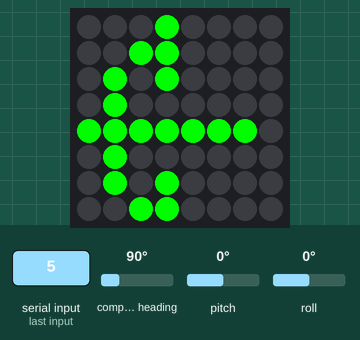
Bench run of a program on a simulated Raspberry Pi (BCM pin numbers) with a Sense HAT. Parts: the Sense HAT's 8×8 RGB LED matrix. Inputs (shaded band) come from the test bench; at power-on: compass heading 90°, pitch 0°, roll 0°. Random numbers come from a fixed seed; the Sense HAT reports a negative pitch or roll as 360° plus the angle; the clock reads 2024-03-15 10:24:30 at power-on unless the program sets it; what the program prints to the terminal is not drawn.

1.3 s: "5" typed at the terminal, then Enter
Above: at 5.3 s.
Timing chart, 0 to 6.8 s (numbered marks = the images above; inputs shaded):
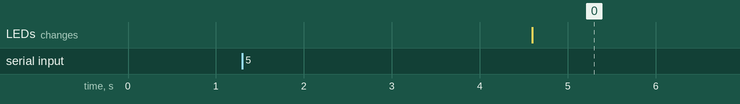

Measured:
- after the input at 1.3 s, the LEDs: change after 3.3 s (image 0)

The program:

sense_hat_arrow_game.py
```python
# sense_hat_arrow_game.py
"""
Juego de reflejos con Sense HAT para Raspberry Pi
- Muestra una flecha en una dirección aleatoria (arriba, abajo, izquierda, derecha)
- El jugador debe inclinar la Raspberry Pi en la dirección de la flecha
- Mide el tiempo de reacción
- Al final muestra el promedio de reflejos y una tabla de clasificación local
"""
import time
import random
import os
from sense_hat import SenseHat

# Configuración
DIRECCIONES = ['arriba', 'abajo', 'izquierda', 'derecha']
FLECHAS = {
    'arriba': [
        [0,0,0,0,1,0,0,0],
        [0,0,0,1,1,0,0,0],
        [0,0,1,0,1,0,0,0],
        [0,1,0,0,1,0,0,0],
        [1,1,1,1,1,1,1,0],
        [0,0,0,0,1,0,0,0],
        [0,0,0,0,1,0,0,0],
        [0,0,0,0,1,0,0,0],
    ],
    'abajo': [
        [0,0,0,0,1,0,0,0],
        [0,0,0,0,1,0,0,0],
        [0,0,0,0,1,0,0,0],
        [1,1,1,1,1,1,1,0],
        [0,1,0,0,1,0,0,0],
        [0,0,1,0,1,0,0,0],
        [0,0,0,1,1,0,0,0],
        [0,0,0,0,1,0,0,0],
    ],
    'izquierda': [
        [0,0,0,0,1,0,0,0],
        [0,0,0,1,1,0,0,0],
        [0,0,1,0,1,0,0,0],
        [0,1,0,0,1,0,0,0],
        [1,1,1,1,1,1,1,0],
        [0,1,0,0,1,0,0,0],
        [0,0,1,0,1,0,0,0],
        [0,0,0,1,1,0,0,0],
    ],
    'derecha': [
        [0,0,0,1,0,0,0,0],
        [0,0,1,1,0,0,0,0],
        [0,1,0,1,0,0,0,0],
        [0,1,0,0,0,0,0,0],
        [1,1,1,1,1,1,1,0],
        [0,1,0,0,0,0,0,0],
        [0,1,0,1,0,0,0,0],
        [0,0,1,1,0,0,0,0],
    ],
}
COLOR = (0, 255, 0)
FONDO = (0, 0, 0)
CLASIFICACION_FILE = 'clasificacion.txt'

sense = SenseHat()

def mostrar_flecha(direccion):
    matriz = FLECHAS[direccion]
    pixels = [COLOR if cell else FONDO for row in matriz for cell in row]
    sense.set_pixels(pixels)

def leer_inclinacion():
    orientation = sense.get_orientation_degrees()
    pitch = orientation['pitch']
    roll = orientation['roll']
    # print(f"Pitch: {pitch}, Roll: {roll}")
    if pitch < 45 or pitch > 315:
        return 'arriba'
    elif 135 < pitch < 225:
        return 'abajo'
    elif roll > 45 and roll < 135:
        return 'izquierda'
    elif roll > 225 and roll < 315:
        return 'derecha'
    return None

def jugar_ronda():
    direccion = random.choice(DIRECCIONES)
    mostrar_flecha(direccion)
    tiempo_inicio = time.time()
    while True:
        respuesta = leer_inclinacion()
        if respuesta == direccion:
            break
        time.sleep(0.05)
    tiempo_reaccion = time.time() - tiempo_inicio
    sense.clear()
    return tiempo_reaccion, direccion

def pedir_nombre():
    nombre = input("Ingresa tu nombre: ")
    return nombre.strip()[:10]

def guardar_clasificacion(nombre, promedio):
    linea = f"{nombre},{promedio:.3f}\n"
    with open(CLASIFICACION_FILE, 'a') as f:
        f.write(linea)

def cargar_clasificacion():
    if not os.path.exists(CLASIFICACION_FILE):
        return []
    with open(CLASIFICACION_FILE, 'r') as f:
        lineas = f.readlines()
    clasif = []
    for l in lineas:
        try:
            n, p = l.strip().split(',')
            clasif.append((n, float(p)))
        except:
            continue
    clasif.sort(key=lambda x: x[1])
    return clasif[:5]

def mostrar_tabla(clasif):
    print("\n--- TABLA DE CLASIFICACIÓN ---")
    print("Pos | Nombre     | Promedio (s)")
    for i, (n, p) in enumerate(clasif, 1):
        print(f"{i:>3} | {n:<10} | {p:.3f}")

def main():
    print("\n¡Bienvenido al juego de reflejos con Sense HAT!")
    nombre = pedir_nombre()
    rondas = 5
    tiempos = []
    for i in range(rondas):
        print(f"Ronda {i+1}/{rondas}... ¡Prepárate!")
        time.sleep(random.uniform(1, 2.5))
        t, d = jugar_ronda()
        print(f"¡Correcto! Tiempo de reacción: {t:.3f} s (Dirección: {d})")
        tiempos.append(t)
        time.sleep(0.7)
    promedio = sum(tiempos) / len(tiempos)
    print(f"\nTu tiempo promedio de reflejo fue: {promedio:.3f} segundos")
    guardar_clasificacion(nombre, promedio)
    clasif = cargar_clasificacion()
    mostrar_tabla(clasif)
    print("\n¡Gracias por jugar!")
    sense.show_message("Fin!", text_colour=COLOR)
    sense.clear()

if __name__ == "__main__":
    main()
```
